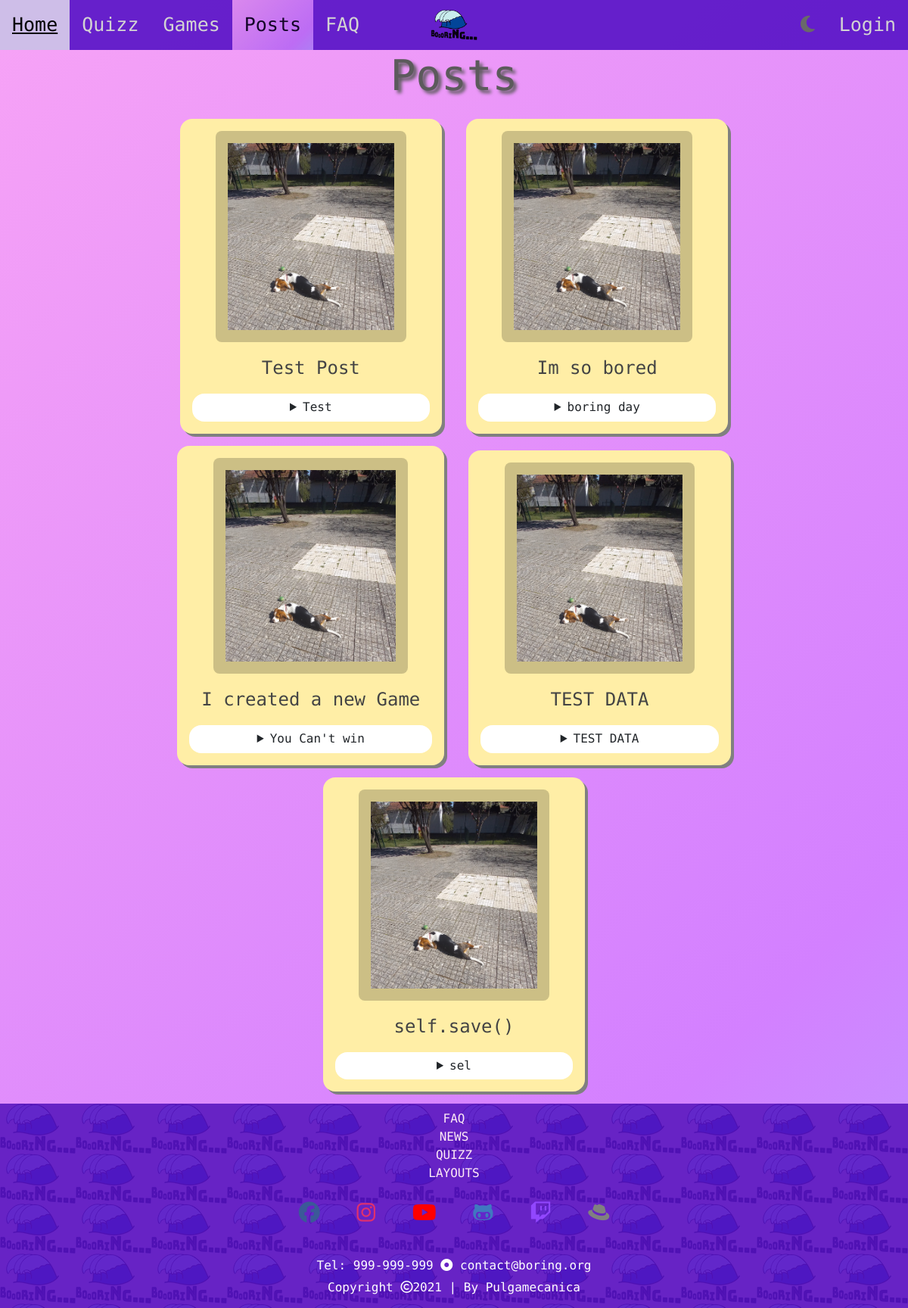
The page /posts on the database its author committed.
### boring/models.py (models this page shows, shortened)
class Post(models.Model):
    title = models.CharField(max_length = 30)
    description = models.TextField(max_length = 150)
    views = models.IntegerField(default = 0)
    likes = models.IntegerField(default = 0)
    active = models.BooleanField(default=False)
    created_at = models.DateTimeField(auto_now_add=True)
    short_description = models.CharField(max_length = 15, default='Details')
    user = models.ForeignKey(BoringUser, on_delete=models.CASCADE, related_name="posts")

### boring_website/views.py (the view)
# urls.py: path('posts', views.posts_page_view, name='posts'),
def posts_page_view(request):
    context = {'posts': Post.objects.all().filter(active=True)}
    return render(request, 'boring_website/posts.html', context)

### boring_website/templates/boring_website/posts.html (shortened to what this page needs)
{% extends 'boring_website/base.html' %}
{% block main %}
	{% load static %}
    <h1 class="posts_title">Posts</h1>
	<div class="posts_wrapper" id="posts-active">
		{% for post in posts %}
			<figure>
				<button onclick="openImage('boring_website/images/doggoPost.png')">
					{% load static %}
					<img src="{% static 'boring_website/images/doggoPost.png' %}" alt="dog beagle">
					<figcaption> {{ post.title }} </figcaption>
				</button>
				<details>
					<summary> {{ post.short_description }} </summary>
				</details>
			</figure>
		{% endfor %}
	</div>
{% endblock %}

### boring_website/static/boring_website/css/base.css (style rules this page uses)
* { scroll-behavior: smooth; box-sizing: border-box; padding: 0; margin: 0; }
html { width: 100%; }
body { width: 100%; margin: 0; background: linear-gradient(-45deg, #17eb76, #0be683, #4fe3b9, #8cd5ff, #d380ff, #f7a3f6); background-size: 400% 400%; animation: gradient 10s ease infinite; font-family: 'Nova Mono', monospace; }

### boring_website/static/boring_website/css/posts.css (style rules this page uses)
.posts_title { text-align: center; color: #5c5a5c; font-size: 350%; text-shadow: 4px 4px 4px #5c5a5c; }
.posts_wrapper { margin: auto; width: 90%; display: flex; justify-content: center; flex-wrap: wrap; align-items: baseline; padding: 0.5em; }
.posts_wrapper figure { text-align: center; margin: 0.5rem 1rem; padding: 1rem; border-radius: 1em; background: #ffeea6; box-shadow: 4px 4px gray; max-width: 40%; }
.posts_wrapper figure img { padding: 1rem; background: rgba(0, 0, 0, 0.2); border-radius: 0.5em; max-width: 350px; max-height: 350px; width: 80%; }
.posts_wrapper figure figcaption { padding: 1rem; font-size: 150%; color: #444; padding-bottom: 0; }
.posts_wrapper figure button { background: none;border: none; }
.posts_wrapper figure details { margin-top: 1rem; cursor: pointer; background: #fff; padding: 0.4rem; border-radius: 1em; }

### rows shown on the page
Post: title "Test Post", short_description "Test"
Post: title "Im so bored", short_description "boring day"
Post: title "I created a new Game", short_description "You Can't win"
Post: title "TEST DATA", short_description "TEST DATA"
Post: title "self.save()", short_description "sel"
